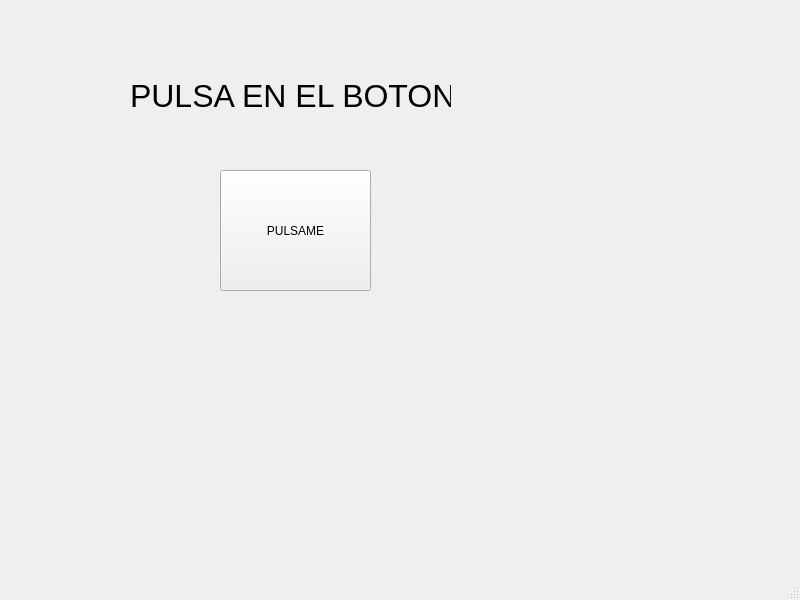
<?xml version="1.0" encoding="UTF-8"?>
<ui version="4.0">
 <class>MainWindow</class>
 <widget class="QMainWindow" name="MainWindow">
  <property name="geometry">
   <rect>
    <x>0</x>
    <y>0</y>
    <width>800</width>
    <height>600</height>
   </rect>
  </property>
  <property name="windowTitle">
   <string>MainWindow</string>
  </property>
  <widget class="QWidget" name="centralwidget">
   <widget class="QPushButton" name="boton_ventana">
    <property name="geometry">
     <rect>
      <x>220</x>
      <y>170</y>
      <width>151</width>
      <height>121</height>
     </rect>
    </property>
    <property name="text">
     <string>PULSAME</string>
    </property>
   </widget>
   <widget class="QLabel" name="label_etiqueta">
    <property name="geometry">
     <rect>
      <x>130</x>
      <y>70</y>
      <width>321</width>
      <height>51</height>
     </rect>
    </property>
    <property name="font">
     <font>
      <pointsize>24</pointsize>
     </font>
    </property>
    <property name="text">
     <string>PULSA EN EL BOTON</string>
    </property>
   </widget>
  </widget>
  <widget class="QMenuBar" name="menubar">
   <property name="geometry">
    <rect>
     <x>0</x>
     <y>0</y>
     <width>800</width>
     <height>21</height>
    </rect>
   </property>
  </widget>
  <widget class="QStatusBar" name="statusbar"/>
 </widget>
 <resources/>
 <connections/>
</ui>
